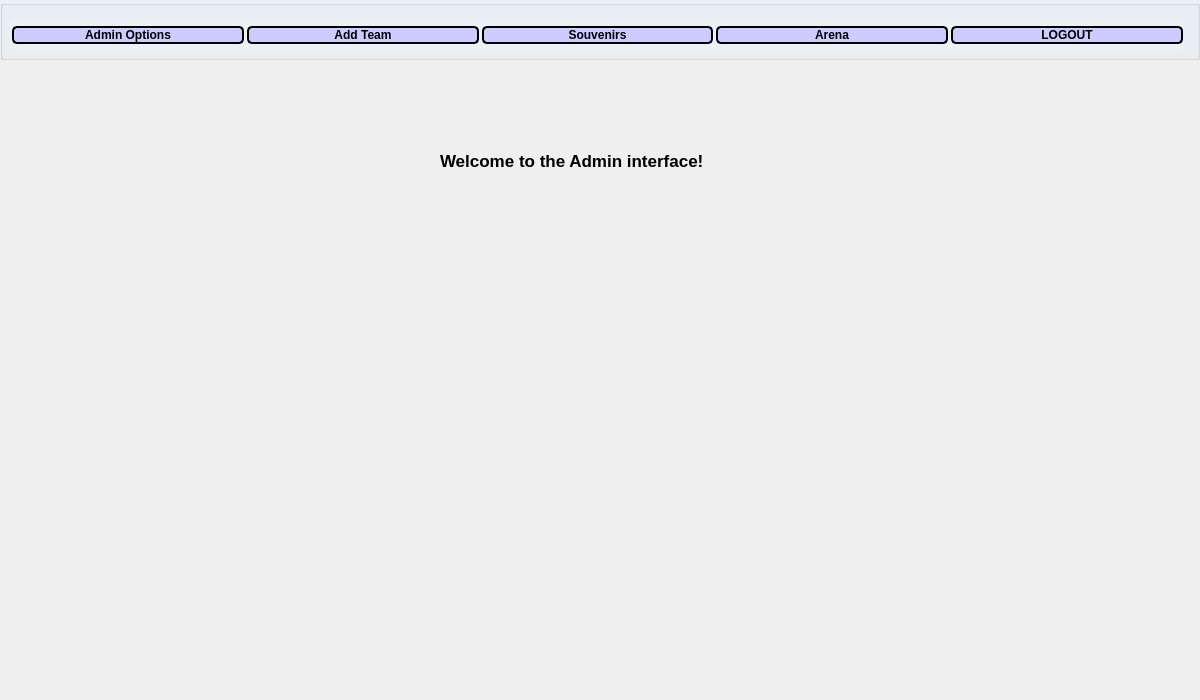
<?xml version="1.0" encoding="UTF-8"?>
<ui version="4.0">
 <class>admin</class>
 <widget class="QWidget" name="admin">
  <property name="geometry">
   <rect>
    <x>0</x>
    <y>0</y>
    <width>1200</width>
    <height>700</height>
   </rect>
  </property>
  <property name="windowTitle">
   <string>Form</string>
  </property>
  <widget class="QGroupBox" name="pushButtonGroup">
   <property name="geometry">
    <rect>
     <x>0</x>
     <y>0</y>
     <width>1200</width>
     <height>60</height>
    </rect>
   </property>
   <property name="styleSheet">
    <string notr="true">background-color: #ecf1f5;
color:black;</string>
   </property>
   <property name="title">
    <string/>
   </property>
   <widget class="QWidget" name="layoutWidget">
    <property name="geometry">
     <rect>
      <x>12</x>
      <y>20</y>
      <width>1171</width>
      <height>30</height>
     </rect>
    </property>
    <layout class="QHBoxLayout" name="horizontalLayout" stretch="0,0,0,0,0">
     <property name="spacing">
      <number>3</number>
     </property>
     <item>
      <widget class="QPushButton" name="adminButton">
       <property name="maximumSize">
        <size>
         <width>16777215</width>
         <height>16777215</height>
        </size>
       </property>
       <property name="font">
        <font>
         <pointsize>9</pointsize>
         <weight>75</weight>
         <bold>true</bold>
        </font>
       </property>
       <property name="styleSheet">
        <string notr="true">background-color:#ccccff;
border-style: solid;
border-color: black;
border-width: 2px;
border-radius: 5px;</string>
       </property>
       <property name="text">
        <string>Admin Options</string>
       </property>
      </widget>
     </item>
     <item>
      <widget class="QPushButton" name="teamButton">
       <property name="maximumSize">
        <size>
         <width>16777215</width>
         <height>16777215</height>
        </size>
       </property>
       <property name="font">
        <font>
         <pointsize>9</pointsize>
         <weight>75</weight>
         <bold>true</bold>
        </font>
       </property>
       <property name="styleSheet">
        <string notr="true">background-color:#ccccff;
border-style: solid;
border-color: black;
border-width: 2px;
border-radius: 5px;</string>
       </property>
       <property name="text">
        <string>Add Team</string>
       </property>
      </widget>
     </item>
     <item>
      <widget class="QPushButton" name="souvenirButton">
       <property name="maximumSize">
        <size>
         <width>16777215</width>
         <height>16777215</height>
        </size>
       </property>
       <property name="font">
        <font>
         <pointsize>9</pointsize>
         <weight>75</weight>
         <bold>true</bold>
        </font>
       </property>
       <property name="styleSheet">
        <string notr="true">background-color:#ccccff;
border-style: solid;
border-color: black;
border-width: 2px;
border-radius: 5px;</string>
       </property>
       <property name="text">
        <string>Souvenirs</string>
       </property>
      </widget>
     </item>
     <item>
      <widget class="QPushButton" name="arenaButton">
       <property name="maximumSize">
        <size>
         <width>16777215</width>
         <height>16777215</height>
        </size>
       </property>
       <property name="font">
        <font>
         <pointsize>9</pointsize>
         <weight>75</weight>
         <bold>true</bold>
        </font>
       </property>
       <property name="styleSheet">
        <string notr="true">background-color:#ccccff;
border-style: solid;
border-color: black;
border-width: 2px;
border-radius: 5px;</string>
       </property>
       <property name="text">
        <string>Arena</string>
       </property>
      </widget>
     </item>
     <item>
      <widget class="QPushButton" name="logoutButton">
       <property name="font">
        <font>
         <pointsize>9</pointsize>
         <weight>75</weight>
         <bold>true</bold>
        </font>
       </property>
       <property name="styleSheet">
        <string notr="true">background-color:#ccccff;
border-style: solid;
border-color: black;
border-width: 2px;
border-radius: 5px;</string>
       </property>
       <property name="text">
        <string>LOGOUT</string>
       </property>
      </widget>
     </item>
    </layout>
   </widget>
  </widget>
  <widget class="QStackedWidget" name="stackedWidget">
   <property name="geometry">
    <rect>
     <x>0</x>
     <y>60</y>
     <width>1200</width>
     <height>640</height>
    </rect>
   </property>
   <widget class="QWidget" name="mainPage">
    <property name="styleSheet">
     <string notr="true"/>
    </property>
    <widget class="QLabel" name="editteamLabel">
     <property name="geometry">
      <rect>
       <x>440</x>
       <y>80</y>
       <width>371</width>
       <height>41</height>
      </rect>
     </property>
     <property name="font">
      <font>
       <pointsize>13</pointsize>
       <weight>75</weight>
       <bold>true</bold>
       <kerning>true</kerning>
      </font>
     </property>
     <property name="text">
      <string>Welcome to the Admin interface!</string>
     </property>
     <property name="textFormat">
      <enum>Qt::PlainText</enum>
     </property>
    </widget>
   </widget>
  </widget>
 </widget>
 <resources/>
 <connections/>
</ui>
